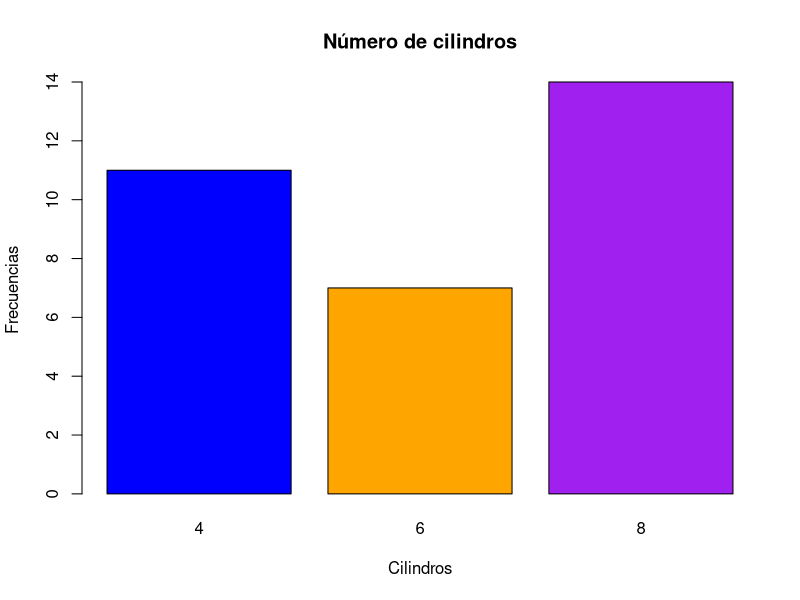
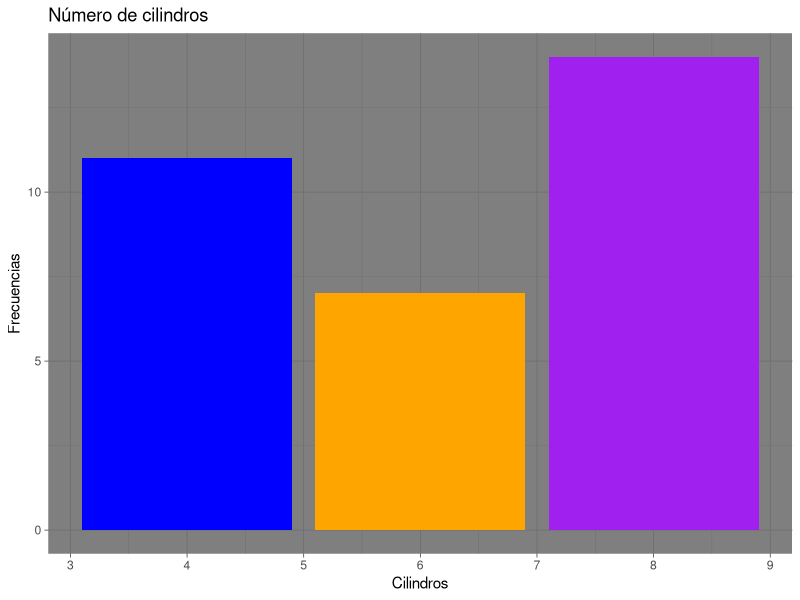

Here is the R script that generated these plots, in order:
# Crear Diagrama de barras

# barplot

# ggplot2

# dataset mtcars

attach(mtcars)

View(mtcars)

x <- table(mtcars$cyl)

x

color = c("blue","orange","purple")

barplot(x, xlab = "Cilindros", ylab = "Frecuencias",main = "Número de cilindros", col = color)

library(ggplot2)

ggplot(mtcars, aes(x =cyl)) + geom_bar(fill=color) + labs(title = "Número de cilindros", x="Cilindros",y="Frecuencias")+
theme_dark()